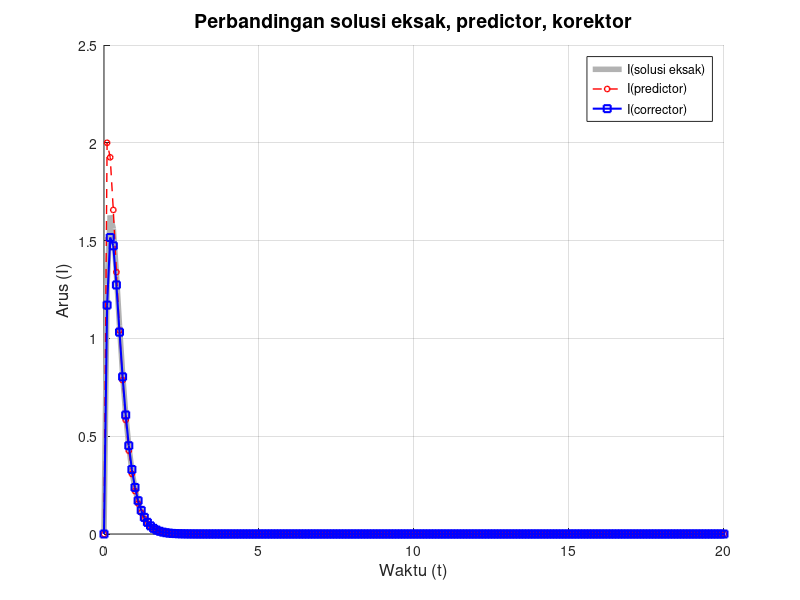
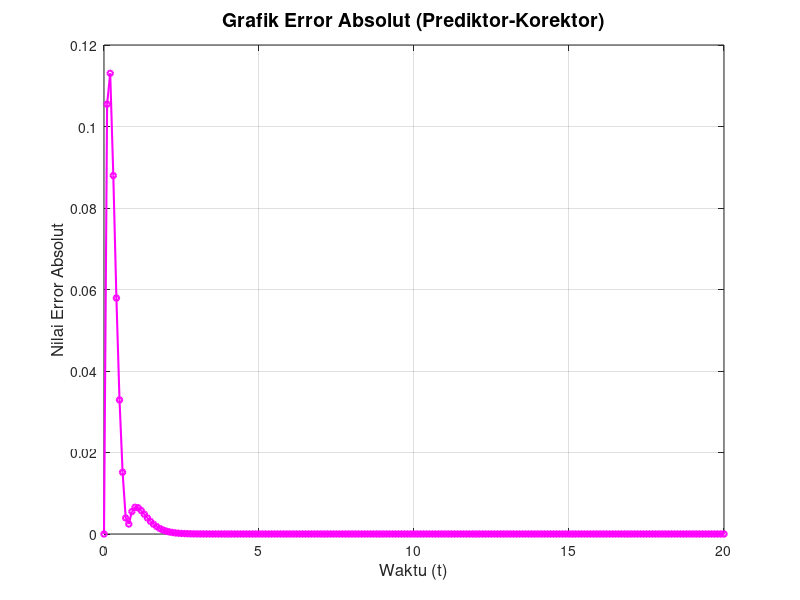

Reproduce these figures in MATLAB, in order.
% 1. Definisi Parameter
R = 10;
L = 2;
E0 = 40;
h = 0.1;  % Step size
t_start = 0;
t_end = 20;
I0 = 0;

% Fungsi f(t, I) menggunakan "Anonymous Function" di Octave/MATLAB
f = @(t, I) 20 * exp(-4 * t) - 5 * I;

% Solusi Eksak/Analitik
exact_solution = @(t) 20 * (exp(-4 * t) - exp(-5 * t));

% 2. Persiapan Data
t_values = t_start:h:t_end;
N = length(t_values);

% Pre-alokasi array (berisi angka nol) untuk menyimpan data
I_numeric = zeros(1, N);
I_predict_list = zeros(1, N);
I_exact = exact_solution(t_values);

% Kondisi awal (Ingat: Indeks Octave dimulai dari 1)
I_numeric(1) = I0;
I_predict_list(1) = I0;

% 3. Proses Hitung & Tabel
% Header Tabel
fprintf('%3s | %4s | %15s | %15s | %15s | %15s\n', 'n', 't', 'Predictor (I*)', 'Corrector (I)', 'I_Eksak', 'Abs Error');
fprintf('%s\n', repmat('-', 1, 81));

% Baris pertama (Kondisi Awal t=0)
error_awal = abs(I_exact(1) - I_numeric(1));
fprintf('%3d | %4.1f | %15s | %15.6f | %15.6f | %15.6f\n', 0, t_values(1), '-', I_numeric(1), I_exact(1), error_awal);

% Loop Predictor-Corrector
for i = 1:(N-1)
    tn = t_values(i);
    In = I_numeric(i);
    tn_next = t_values(i+1);

    % Predictor (Euler)
    slope_n = f(tn, In);
    I_pred = In + h * slope_n;
    I_predict_list(i+1) = I_pred;

    % Corrector (Trapezoidal/Heun)
    slope_next = f(tn_next, I_pred);
    I_corr = In + (h / 2) * (slope_n + slope_next);
    I_numeric(i+1) = I_corr;

    % Error
    error_n = abs(I_exact(i+1) - I_corr);

    % Cetak hasil (i akan bernilai 1 sampai 40, setara dengan langkah n=1 sampai 40)
    fprintf('%3d | %4.1f | %15.6f | %15.6f | %15.6f | %15.6f\n', i, tn_next, I_pred, I_corr, I_exact(i+1), error_n);
end

% 4. Visualisasi Data
figure('Position', [100, 100, 800, 500]); % Membuat jendela grafik
hold on; % Agar plot ditumpuk di satu grafik yang sama

% A. Plot Solusi Eksak (Garis tebal abu-abu/hitam transparan)
plot(t_values, I_exact, 'Color', [0.7 0.7 0.7], 'LineWidth', 4);

% B. Plot Predictor (Garis putus-putus merah dengan marker bundar)
plot(t_values, I_predict_list, 'r--o', 'MarkerSize', 4, 'LineWidth', 1);

% C. Plot Corrector (Garis biru solid dengan marker persegi)
plot(t_values, I_numeric, 'b-s', 'MarkerSize', 5, 'LineWidth', 1.5);

% Dekorasi Grafik
title('Perbandingan solusi eksak, predictor, korektor', 'FontSize', 14);
xlabel('Waktu (t)', 'FontSize', 12);
ylabel('Arus (I)', 'FontSize', 12);
ylim([0, 2.5]); % Mengatur batas sumbu Y dari 0 sampai 3

% Legenda
legend('I(solusi eksak)', 'I(predictor)', 'I(corrector)', 'Location', 'best');
grid on;
hold off;

% --- TAMBAHAN: VISUALISASI GRAFIK ERROR --- tidak wajib masuk dokumen
% Membuat jendela grafik baru (Figure 2) khusus untuk error
figure('Position', [150, 150, 800, 400]);

% Menghitung seluruh error sekaligus dari array yang sudah ada
error_array = abs(I_exact - I_numeric);

% Plot grafik error
plot(t_values, error_array, 'm-o', 'LineWidth', 1.5, 'MarkerSize', 4);

% Dekorasi Grafik Error
title('Grafik Error Absolut (Prediktor-Korektor)', 'FontSize', 14);
xlabel('Waktu (t)', 'FontSize', 12);
ylabel('Nilai Error Absolut', 'FontSize', 12);
grid on;
